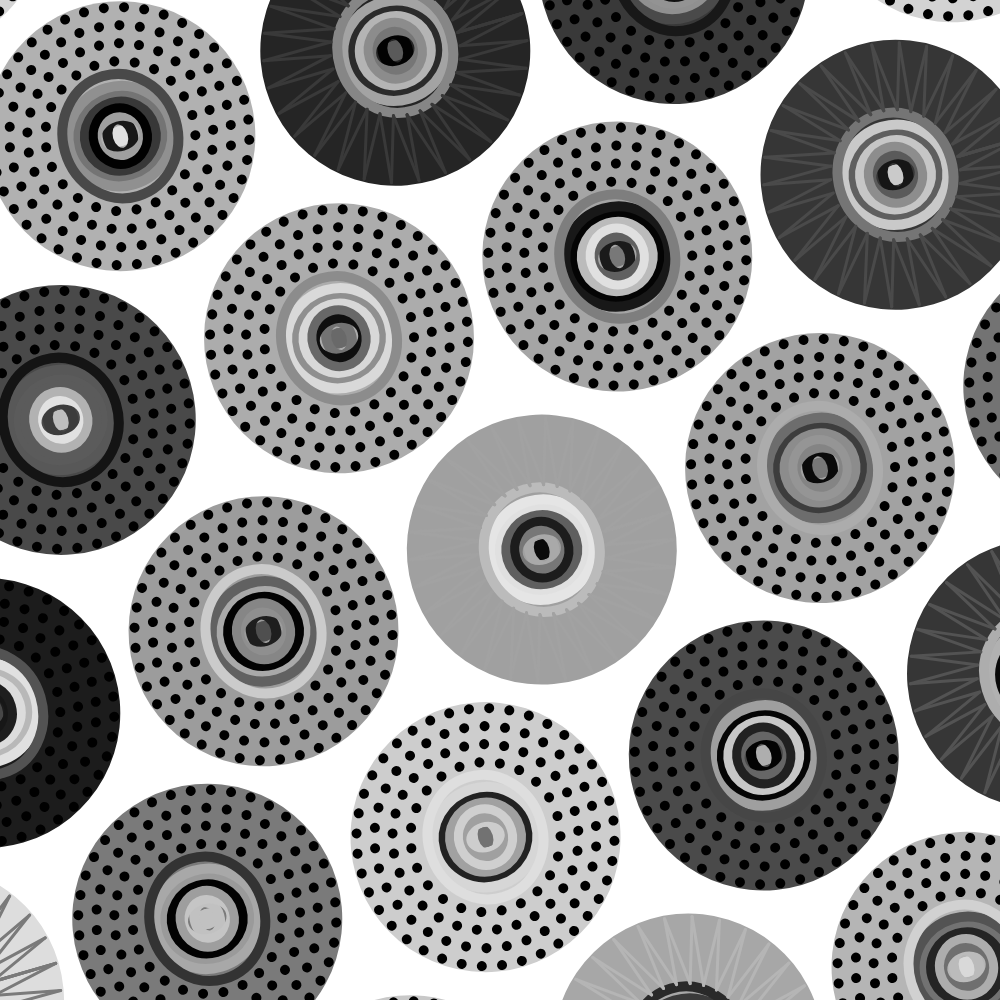
Frame 1 (no input)
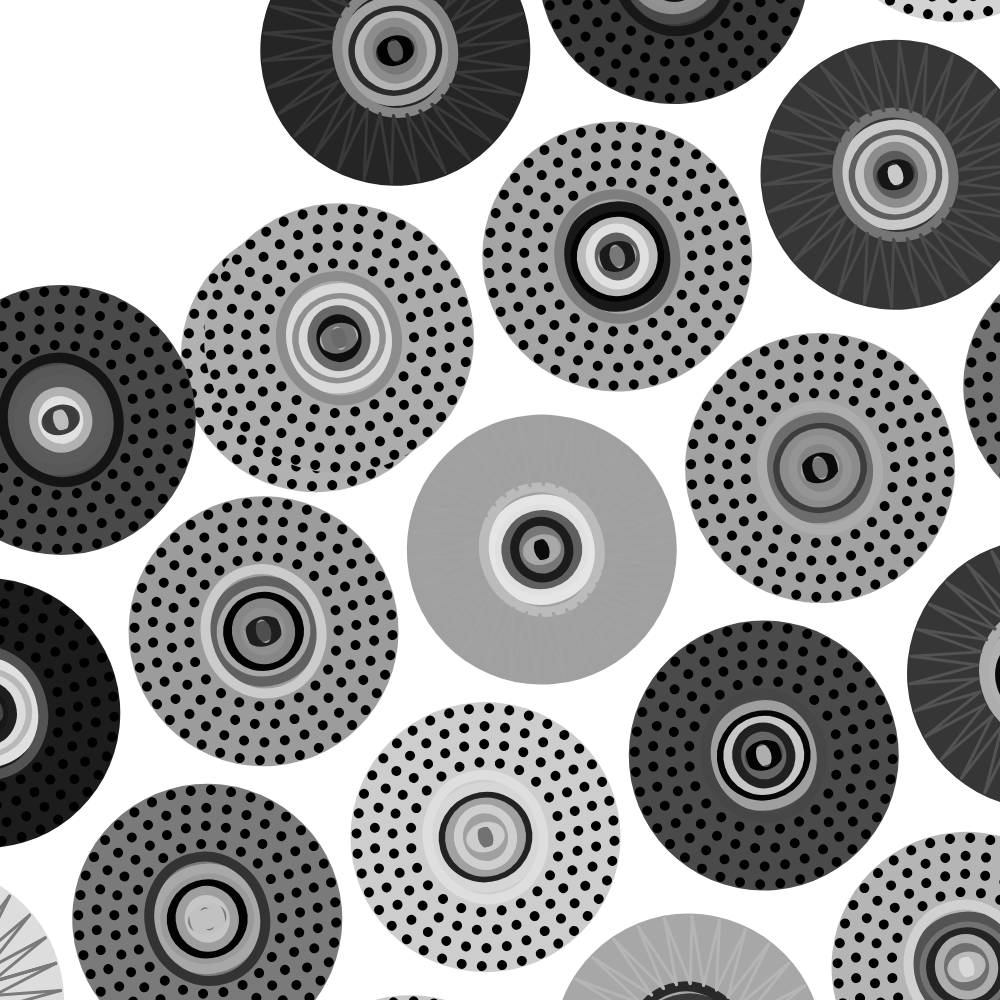
Frame 60 (no input)
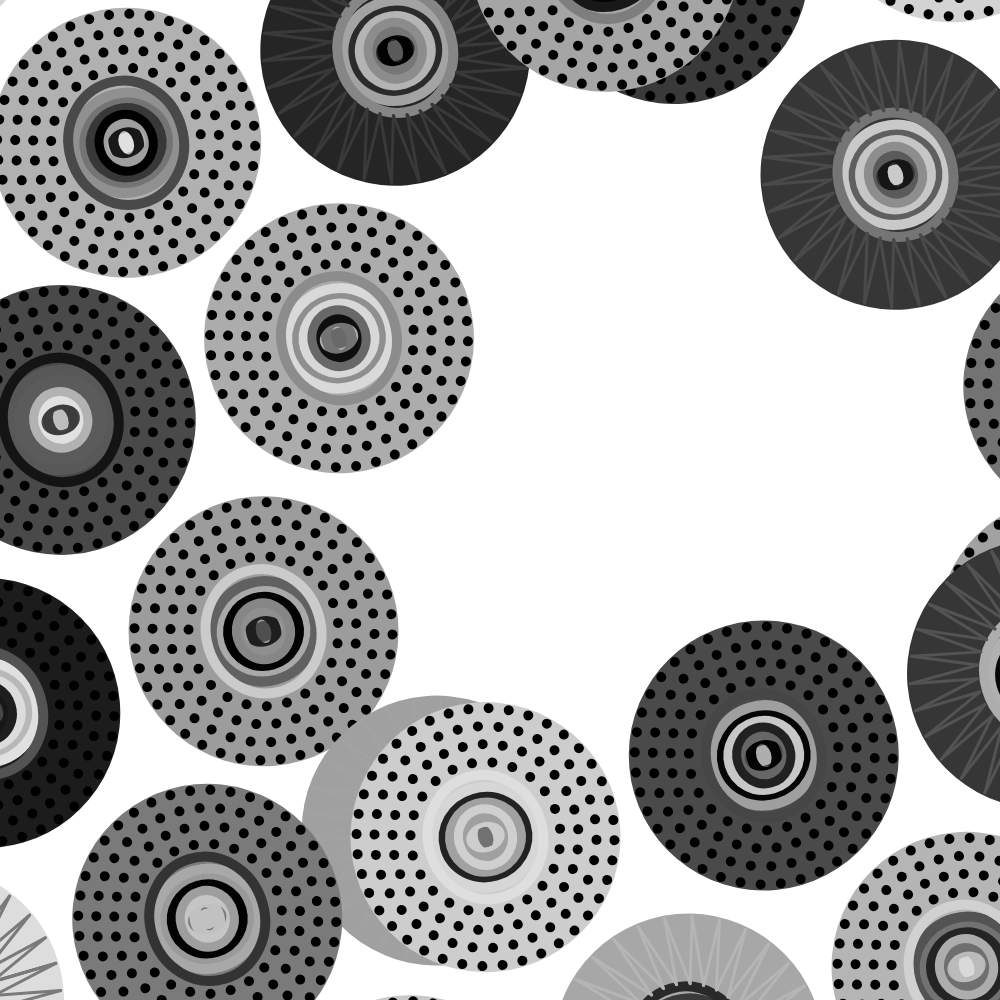
Frame 120 (the mouse pressed at the canvas centre since frame 60)

The p5.js sketch that drew these frames (run headless with seeded random() and noise() and a simulated clock; from frame 60 on, the mouse is pressed at the canvas centre):

// p5.js sketch
// ── sketch.js
// arrays to store colors, deviations, and coordinates, and set the base values of Size and radius
let colors = [];
let deviations = [];
let coordinates = [];
let contrastColors = [];
// canvas size
let size = 1000;
let radius = size * 0.27;

let originalCoordinates = [];
let ellipseOffsets = [];
let isMousePressed = false;


let spreading = false;
// viriables that contol the spread speed
let spreadSpeed = 1; 
// spread angle
let spreadAngle = 0; 
let spreadRadius = 0; 
let spreadDiameter = 4; 
let spreadMaxRadius = 200; 
let spreadExpansionRate = 2; 


function mousePressed() {
  isMousePressed = true;
}

function mouseReleased() {
  isMousePressed = false;
}

function setup() {

  // Create a canvas with a specified size of 1000x1000
  createCanvas(size, size);
  for (let i = 0; i < 500; i++) {
    // generate a number from range 0 t0 232
    let gray = Math.floor(Math.random() * 233);
  
    // all the channel use the same grey value
    colors.push([gray, gray, gray]);
    let contrastColor = gray > 127 ? [0, 0, 0] : [255, 255, 255];
    contrastColors.push(contrastColor);
    deviations.push(Math.floor(Math.random() * 13) - 6);
  }
  //Generates a set of coordinates for the circle
  for (let i = 0; i < 6; i++) {
    let diff = i % 2 === 0 ? 0 : radius / 2;
    for (let j = 0; j < 6; j++) {
      coordinates.push([radius * j + j * 20 + diff, radius * i - i * 10])
    }
  }
  originalCoordinates = coordinates.map(coord => [...coord]);

  for (let i = 0; i < coordinates.length; i++) {
    ellipseOffsets.push([0, 0]);
}
}

function draw() {
  // rotate and translate canvas
  rotate(-PI / 11);
  translate(-350, -100);
  // Set the background color to a dark blue
  background(contrastColors)

  if (isMousePressed) {
    spreadAngle += spreadSpeed; // increase the spread angle to spread
  }
    // caculate the postion of the mouse on the canvas
    const canvasMouseX = mouseX + 350;
    const canvasMouseY = mouseY + 100;
  
    for (let i = 0; i < coordinates.length; i++) {
      // check the postion of the mouse from the canvas
      if (dist(canvasMouseX, canvasMouseY, coordinates[i][0], coordinates[i][1]) < radius) {
        let angle = atan2(coordinates[i][1] - canvasMouseY, coordinates[i][0] - canvasMouseX); 
        ellipseOffsets[i][0] += cos(angle) * 5;  
        ellipseOffsets[i][1] += sin(angle) * 5;
      } else {
        ellipseOffsets[i][0] = lerp(ellipseOffsets[i][0], 0, 0.05); 
        ellipseOffsets[i][1] = lerp(ellipseOffsets[i][1], 0, 0.05);
      }
      drawCircle(coordinates[i][0] + ellipseOffsets[i][0], coordinates[i][1] + ellipseOffsets[i][1], i);
    }

      
  if (spreading) {
    spreadAngle += spreadSpeed; 
    spreadRadius += spreadExpansionRate; 
    if (spreadRadius > spreadMaxRadius) {
      spreading = false; 
    }
    dashedCircle(spreadRadius, spreadDiameter, spreadDiameter * 2);
  }
}

/*
* Draw circle
* x: the position of the horizontal coordinate axis
* y: the position of the vertical coordinate axis
* index: index of the current circle in the array
*/
function drawCircle(x, y, index) {
  push()
  // background circle
  stroke(0, 0, 0, 0)
  fill(colors[index * 10]);
  circle(x, y, radius);
  // center circle
  fill(colors[index * 10 + 1]);
  circle(x, y, 20);
  // outer rings
  for (let i = 0; i < 8; i++) {
    fill(0, 0, 0, 0);
    stroke(colors[index * 10 + i + 1]);
    strokeWeight(10);
    ellipse(x, y, (i + 1) * 15 + deviations[i], (i + 1) * 15 + + deviations[i + 1])
  }
  translate(x, y);
  // Draw the serration line in the middle of every four circles
  if (index % 4 === 0) {
    circleLine(colors[index * 10 + 10])
  } else {
    // Draw dashed circle
    for (let i = 0; i < 4; i++) {
      fill(colors[index * 10 + 10]); 
      dashedCircle(75 + i * (radius - 180) / 5, 10, 20);
    }
  }
  // Draw the stamen in the middle of every two circles
  if (index % 2 === 0) {
    rotate(Math.PI * 2 / 30 * index);
  }
  pop()
}

function dashedCircle(radius, dotDiameter, dotSpacing) {
  let steps = floor(TWO_PI * radius / dotSpacing);
  push(); 
  rotate(spreadAngle); 
  for (let i = 0; i < steps; i++) {
    let theta = map(i, 0, steps, 0, TWO_PI);
    let x = cos(theta) * radius;
    let y = sin(theta) * radius;
    fill(0);
    noStroke();
    circle(x, y, dotDiameter);
  }
  pop(); 
}

/*
* Draw serration line circle
* color: color of line
*/
function circleLine(color) {
  stroke(color)
  strokeWeight(3);
  // initialize small/large circle points array
  let smallCirclePoints = [[65, 0]];
  let largeCirclePoints = [[132, 0]];
  let angle = Math.PI * 2 / 30;
  // add 30 new point to small circle points array
  for (let i = 0; i <= 30; i++) {
    smallCirclePoints.push([65 * cos(angle * i), 65 * sin(angle * i)])
  }
  // add 30 new point to large circle points array
  for (let i = 0; i <= 30; i++) {
    largeCirclePoints.push([132 * cos(angle * i), 132 * sin(angle * i)])
  }
  // Form a jagged shape based on the interaction and connection of points in two arrays
  for (let i = 0; i < 31; i++) {
    line(smallCirclePoints[i][0], smallCirclePoints[i][1], largeCirclePoints[i][0], largeCirclePoints[i][1]);
    line(largeCirclePoints[i][0], largeCirclePoints[i][1], smallCirclePoints[i + 1][0], smallCirclePoints[i + 1][1]);
  }
}

/*
* Draw stamen line of circle
* currentRadius: radius size of a circle
*/
function drawPetal(currentRadius) {
  const ratio = 3
  // draw bezier line by calc result
  stroke(234, 85, 126);
  strokeWeight(10);
  noFill();
  bezier(0, 0, -currentRadius / ratio, currentRadius, currentRadius / ratio, currentRadius, currentRadius / ratio, currentRadius);
  // rotate and draw another bezier line by calc result
  rotate(Math.PI * 2 /90);
  stroke(236, 65, 87);
  bezier(0, 0, -currentRadius / ratio, currentRadius, currentRadius / ratio, currentRadius, currentRadius / ratio, currentRadius);
} 
